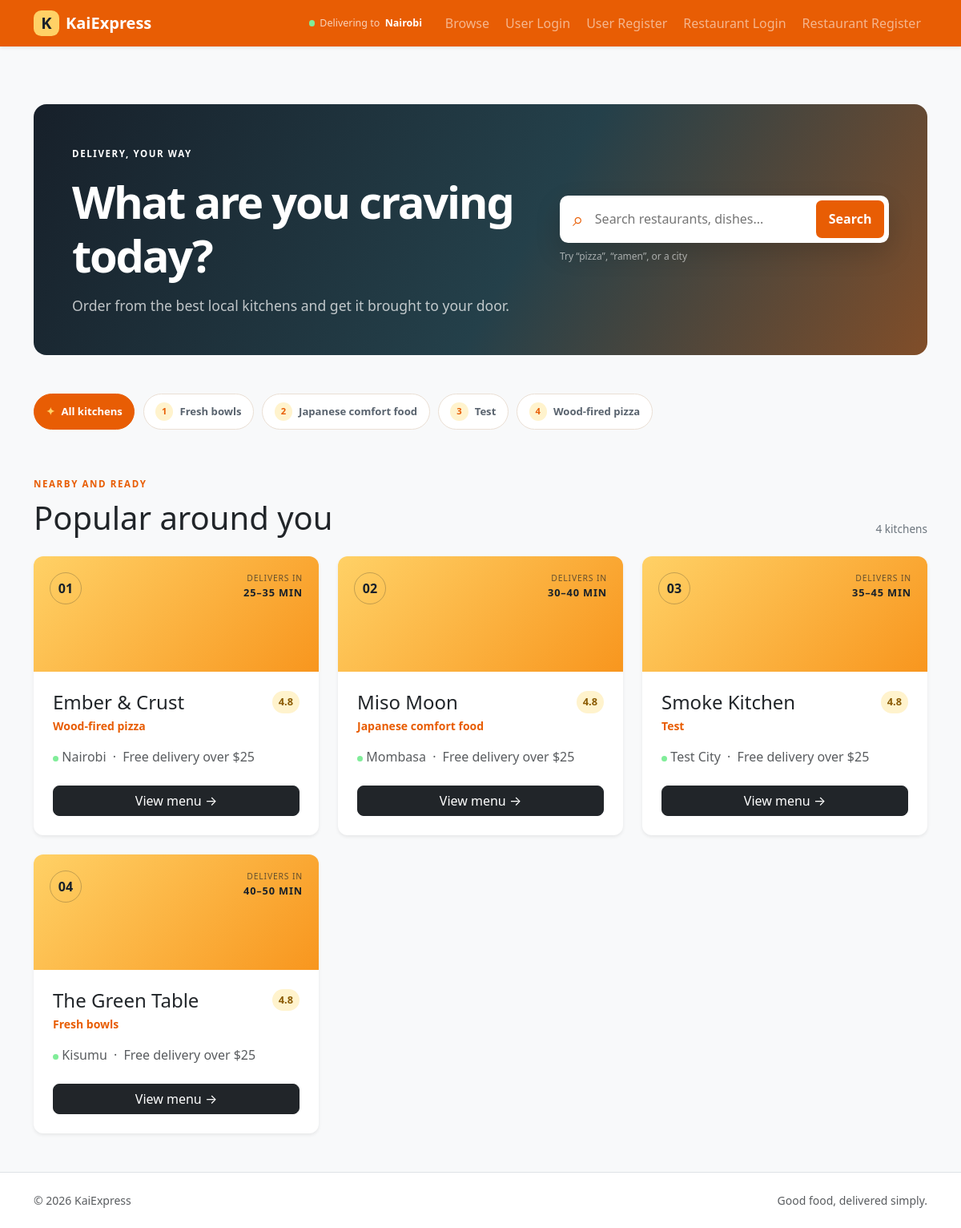
Before: / with the older database file.
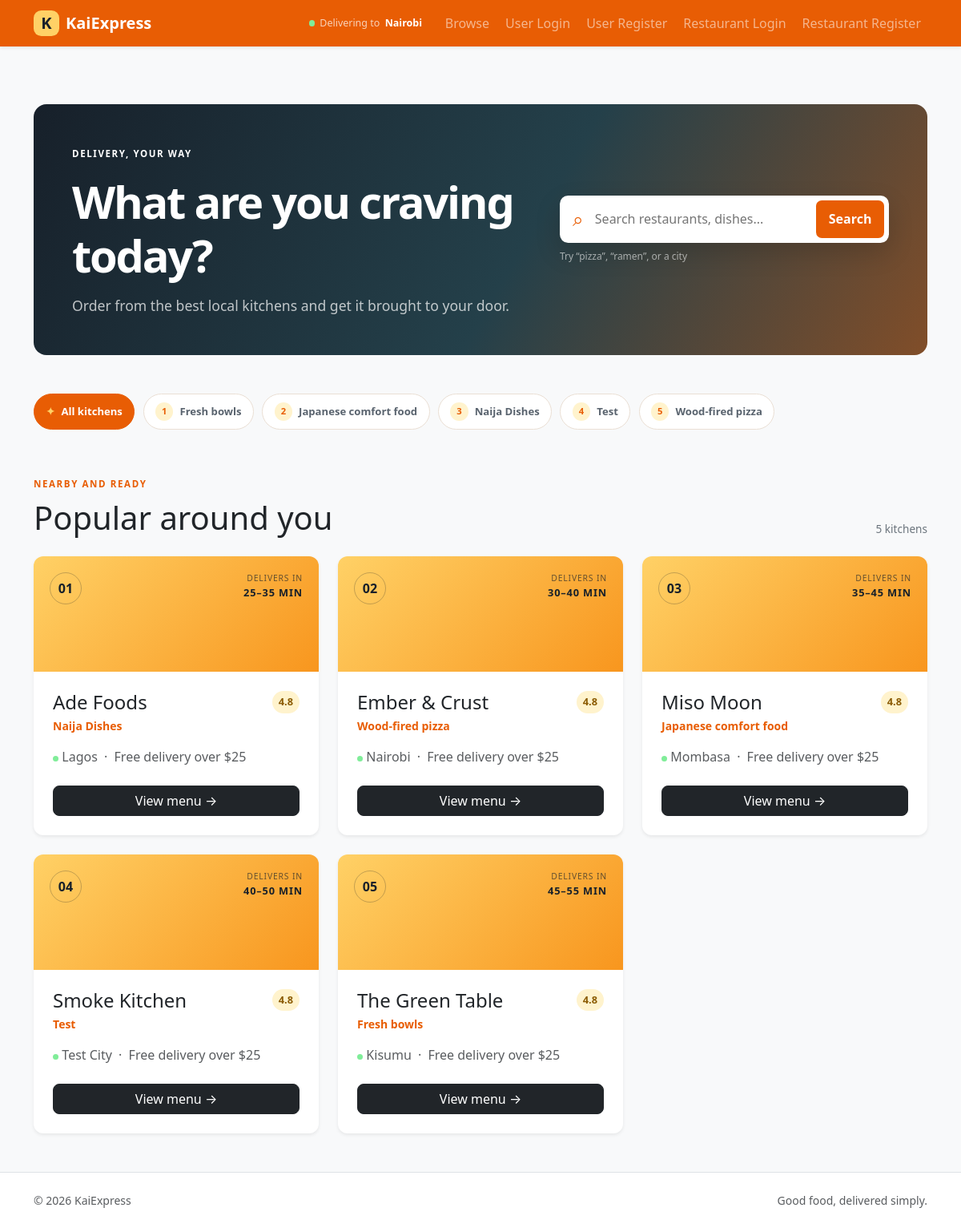
After: the same page with the newer database file.
### packages/models.py (models this page shows, shortened)
class User(db.Model, UserMixin):
    __tablename__ = "users"
    id = db.Column(db.Integer, primary_key=True)
    name = db.Column(db.String(100), nullable=False)
    email = db.Column(db.String(120), unique=True, nullable=False)
    password_hash = db.Column(db.String(255), nullable=False)
    is_restaurant = db.Column(db.Boolean, default=False)
    cuisine = db.Column(db.String(80))
    city = db.Column(db.String(80))
    menu_items = db.relationship(
        "MenuItem",
        backref="restaurant",
        lazy=True
    )
    customer_orders = db.relationship(
        "Order",
        foreign_keys="Order.customer_id",
        backref="customer",
        lazy=True
    )
    restaurant_orders = db.relationship(
        "Order",
        foreign_keys="Order.restaurant_id",
        backref="restaurant",
        lazy=True
    )

### packages/user_routes.py (the view, shortened to what this page needs)
    @app.route("/")
    def home():
        search = request.args.get("q", "").strip()
        cuisine = request.args.get("cuisine", "").strip()
        query = User.query.filter_by(is_restaurant=True)
        if cuisine:
            query = query.filter_by(cuisine=cuisine)
        restaurants = query.order_by(User.name.asc()).all()
        cuisines = [row[0] for row in db.session.query(User.cuisine).filter(
            User.is_restaurant.is_(True), User.cuisine.isnot(None)
        ).distinct().order_by(User.cuisine.asc()).all()]
        return render_template(
            "user/home.html",
            restaurants=restaurants,
            cuisines=cuisines,
            search=search,
            active_cuisine=cuisine,
        )

### packages/templates/user/home.html (shortened to what this page needs)
{% extends "base.html" %}
{% block content %}
<section class="hero-panel p-4 p-lg-5 mb-5">
  <div class="row align-items-center g-4">
    <div class="col-lg-7">
      <span class="eyebrow">DELIVERY, YOUR WAY</span>
      <h1 class="display-4 fw-bold mt-3 mb-3">What are you craving today?</h1>
      <p class="hero-copy mb-0">Order from the best local kitchens and get it brought to your door.</p>
    </div>
    <div class="col-lg-5">
      <form class="search-box" action="{{ url_for('home') }}" method="get">
        <span class="search-icon" aria-hidden="true">⌕</span>
        <input id="restaurant-search" name="q" value="{{ search }}" placeholder="Search restaurants, dishes..." autocomplete="off">
        <button type="submit">Search</button>
      </form>
      <p class="search-hint mb-0 mt-2">Try “pizza”, “ramen”, or a city</p>
    </div>
  </div>
</section>
<div class="category-strip mb-5">
  <a class="category-chip {% if not active_cuisine %}active{% endif %}" href="{{ url_for('home') }}"><span>✦</span> All kitchens</a>
  {% for category in cuisines %}
  <a class="category-chip {% if active_cuisine == category %}active{% endif %}" href="{{ url_for('home', cuisine=category) }}"><span class="category-icon">{{ loop.index }}</span>{{ category }}</a>
  {% endfor %}
</div>
<div class="d-flex flex-wrap justify-content-between align-items-end gap-3 mb-4">
  <div><span class="eyebrow text-primary">NEARBY AND READY</span><h2 class="h1 mt-2 mb-0">Popular around you</h2></div>
  <span class="result-count">{{ restaurants|length }} kitchens</span>
</div>
<div class="row row-cols-1 row-cols-md-2 row-cols-xl-3 g-4">
  {% for restaurant in restaurants %}
  <div class="col">
    <article class="card restaurant-card h-100 shadow-sm">
      <div class="restaurant-art"><span>{{ '%02d'|format(loop.index) }}</span><small>DELIVERS IN<br><strong>{{ 20 + loop.index * 5 }}–{{ 30 + loop.index * 5 }} MIN</strong></small></div>
      <div class="card-body d-flex flex-column p-4">
        <div class="d-flex justify-content-between gap-3 align-items-start">
          <div><h3 class="h4 card-title mb-1">{{ restaurant.name }}</h3><p class="text-primary small fw-semibold mb-0">{{ restaurant.cuisine }}</p></div>
          <span class="rating">4.8</span>
        </div>
        <p class="card-text text-body-secondary mt-3 mb-4"><span class="status-dot"></span> {{ restaurant.city }} <span class="mx-1">&middot;</span> Free delivery over $25</p>
        <a href="{{ url_for('restaurant_page', restaurant_id=restaurant.id) }}" class="btn btn-dark mt-auto">View menu <span aria-hidden="true">&rarr;</span></a>
      </div>
    </article>
  </div>
  {% else %}
  <div class="col-12"><div class="empty-state text-center p-5"><h3>No kitchens yet</h3><p class="text-body-secondary mb-0">Check back soon for new KaiExpress partners.</p></div></div>
  {% endfor %}
</div>
{% endblock %}

### packages/templates/base.html (shortened to what this page needs)
<!doctype html>
<html lang="en">
  <head>
    <link href="https://cdn.jsdelivr.net/npm/bootstrap@5.3.3/dist/css/bootstrap.min.css" rel="stylesheet">
    <link href="{{ url_for('static', filename='app.css') }}" rel="stylesheet">
  </head>
  <body class="bg-body-tertiary">
    <nav class="navbar navbar-expand-lg navbar-dark bg-primary shadow-sm" aria-label="Main navigation">
      <div class="container">
        <a class="navbar-brand fw-bold d-flex align-items-center gap-2" href="{{ url_for('home') }}"><span class="brand-mark">K</span> KaiExpress</a>
        <div class="collapse navbar-collapse" id="navMenu">
          <ul class="navbar-nav ms-auto mb-2 mb-lg-0 align-items-lg-center gap-lg-1">
            <li class="nav-item"><span class="location-pill"><span class="location-dot"></span> Delivering to <strong>Nairobi</strong></span></li>
            <li class="nav-item"><a class="nav-link" href="{{ url_for('home') }}">Browse</a></li>
            {% if current_user.is_authenticated %}
              {% if current_user.is_restaurant %}
                <li class="nav-item"><a class="nav-link" href="{{ url_for('restaurant_dashboard') }}">Dashboard</a></li>
                <li class="nav-item"><a class="nav-link" href="{{ url_for('restaurant_profile') }}">Profile</a></li>
              {% else %}
                <li class="nav-item"><a class="nav-link" href="{{ url_for('orders') }}">My Orders</a></li>
              {% endif %}
              <li class="nav-item"><span class="nav-link text-white-50">Hi, {{ current_user.name.split(' ')[0] }}</span></li>
              <li class="nav-item"><a class="nav-link" href="{{ url_for('logout') }}">Logout</a></li>
            {% else %}
              <li class="nav-item"><a class="nav-link" href="{{ url_for('login') }}">User Login</a></li>
              <li class="nav-item"><a class="nav-link" href="{{ url_for('register') }}">User Register</a></li>
              <li class="nav-item"><a class="nav-link" href="{{ url_for('restaurant_login') }}">Restaurant Login</a></li>
              <li class="nav-item"><a class="nav-link" href="{{ url_for('restaurant_register') }}">Restaurant Register</a></li>
            {% endif %}
          </ul>
        </div>
      </div>
    </nav>
    <main id="main-content" class="container my-5">
      {% block content %}{% endblock %}
    </main>
    <footer class="border-top py-4 mt-auto bg-white">
      <div class="container d-flex flex-wrap justify-content-between gap-2 text-body-secondary small"><span>&copy; 2026 KaiExpress</span><span>Good food, delivered simply.</span></div>
    </footer>
  </body>
</html>

### packages/static/app.css (style rules this page uses)
:root { --bs-primary: #e85d04; --bs-primary-rgb: 232, 93, 4; --kai-ink: #17202a; --kai-orange: #e85d04; --kai-cream: #fff8ef; --kai-line: #eadfd4; }
html, body { min-height: 100%; }
body { display: flex; flex-direction: column; }
main { flex: 1 0 auto; }
.card { border: 0; border-radius: 0.75rem; }
.btn { border-radius: 0.5rem; }
.navbar .nav-link { border-radius: 0.4rem; }
.location-pill { display: inline-flex; align-items: center; gap: .4rem; padding: .35rem .7rem; margin-right: .35rem; color: rgba(255,255,255,.72); font-size: .78rem; }
.location-pill strong { color: white; }
.location-dot, .status-dot { width: .45rem; height: .45rem; display: inline-block; border-radius: 50%; background: #80ed99; }
.brand-mark { display: grid; width: 2rem; height: 2rem; place-items: center; border-radius: 0.6rem; color: var(--kai-ink); background: #ffd166; }
.hero-panel { color: white; background: linear-gradient(120deg, #17202a 0%, #24404a 55%, #e85d04 150%); border-radius: 1rem; overflow: hidden; }
.hero-panel h1 { max-width: 640px; letter-spacing: -0.04em; }
.hero-copy { max-width: 600px; color: rgba(255, 255, 255, 0.72); font-size: 1.1rem; }
.eyebrow { font-size: 0.72rem; font-weight: 800; letter-spacing: 0.14em; }
.restaurant-art { min-height: 9rem; padding: 1.25rem; display: flex; align-items: flex-start; justify-content: space-between; background: linear-gradient(135deg, #ffd166, #f8961e); }
.restaurant-art small { text-align: right; color: rgba(23,32,42,.66); font-size: .65rem; letter-spacing: .08em; }
.restaurant-art small strong { color: var(--kai-ink); font-size: .8rem; }
.restaurant-art span { display: inline-grid; width: 2.5rem; height: 2.5rem; place-items: center; border: 1px solid rgba(23,32,42,.25); border-radius: 50%; color: var(--kai-ink); font-weight: 700; }
.restaurant-card { overflow: hidden; transition: transform .2s ease, box-shadow .2s ease; }
.rating { padding: .25rem .5rem; border-radius: 2rem; background: #fff3cd; color: #8a5a00; font-size: .8rem; font-weight: 700; }
.search-box { display: flex; align-items: center; gap: .65rem; padding: .35rem; background: white; border-radius: .65rem; box-shadow: 0 .75rem 2rem rgba(0,0,0,.16); }
.search-box input { min-width: 0; flex: 1; border: 0; outline: 0; padding: .75rem .25rem; color: var(--kai-ink); }
.search-box button { border: 0; border-radius: .45rem; padding: .7rem 1rem; color: white; background: var(--kai-orange); font-weight: 700; }
.search-icon { padding-left: .65rem; color: var(--kai-orange); font-size: 1.5rem; line-height: 1; }
.search-hint { color: rgba(255,255,255,.58); font-size: .75rem; }
.category-strip { display: flex; gap: .65rem; overflow-x: auto; padding-bottom: .4rem; scrollbar-width: thin; }
.category-chip { display: inline-flex; align-items: center; gap: .5rem; flex: 0 0 auto; padding: .65rem .9rem; border: 1px solid var(--kai-line); border-radius: 2rem; color: #59636e; background: white; font-size: .82rem; font-weight: 600; text-decoration: none; }
.category-chip:hover, .category-chip.active { border-color: var(--kai-orange); color: white; background: var(--kai-orange); }
.category-chip span { color: var(--kai-orange); }
.category-chip:hover span, .category-chip.active span { color: #ffd166; }
.category-icon { display: grid; width: 1.4rem; height: 1.4rem; place-items: center; border-radius: 50%; background: #fff3cd; font-size: .7rem; }
.result-count { color: #6c757d; font-size: .85rem; }

Changed rows visible on the page:
added User: index "01", index "25", index "35", name "Ade Foods", cuisine "Naija Dishes", city "Lagos"
computed for User "Ember & Crust": index "01" → "02"; index "25" → "30"; index "35" → "40"
computed for User "Miso Moon": index "02" → "03"; index "30" → "35"; index "40" → "45"
computed for User "Smoke Kitchen": index "03" → "04"; index "35" → "40"; index "45" → "50"
computed for User "The Green Table": index "04" → "05"; index "40" → "45"; index "50" → "55"
Other visible differences:
{{ restaurants|length }}: "4" → "5"
new list line: "3 Naija Dishes"
